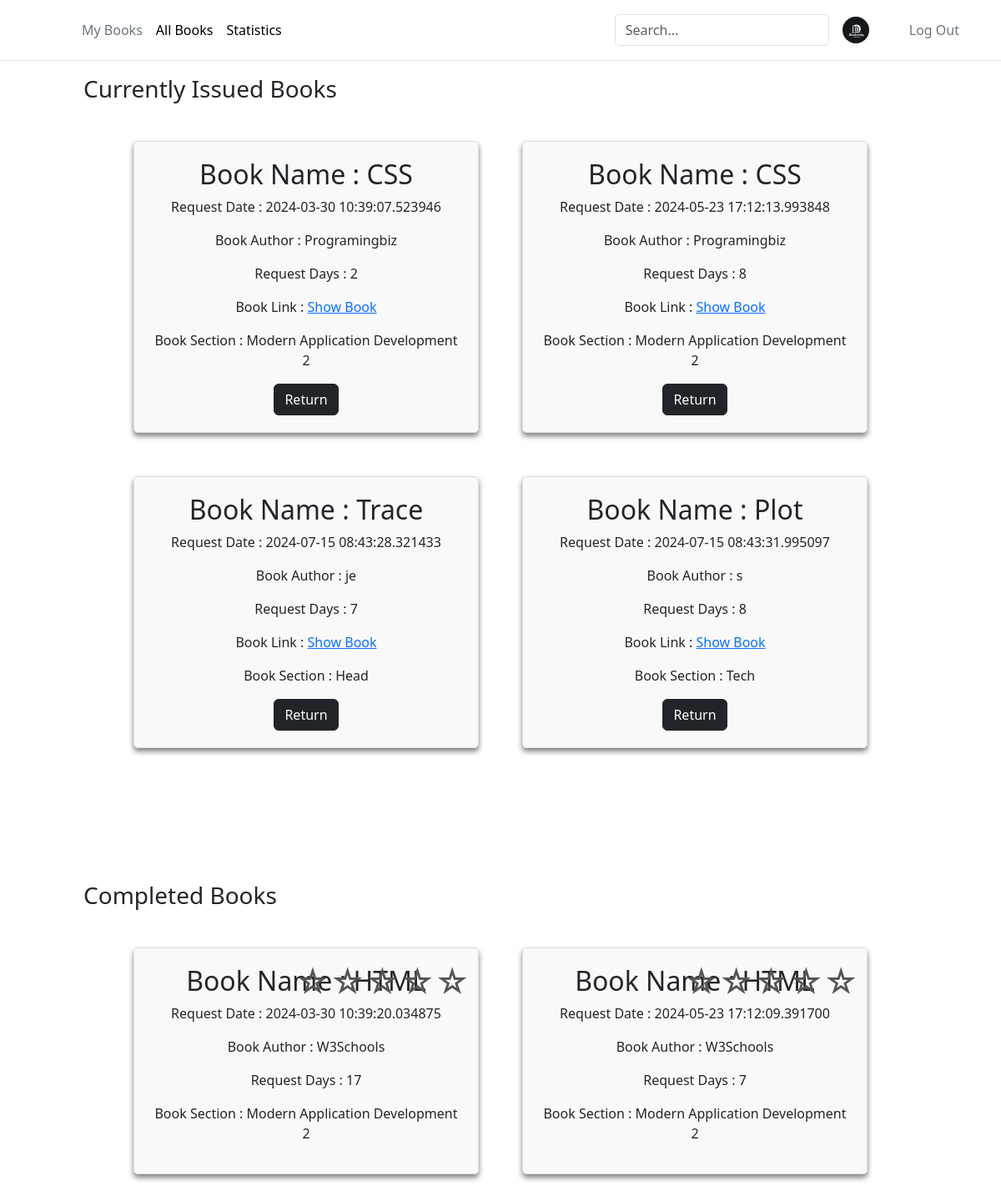
Page /myBooks (signed in, upper part) on the earlier database version.
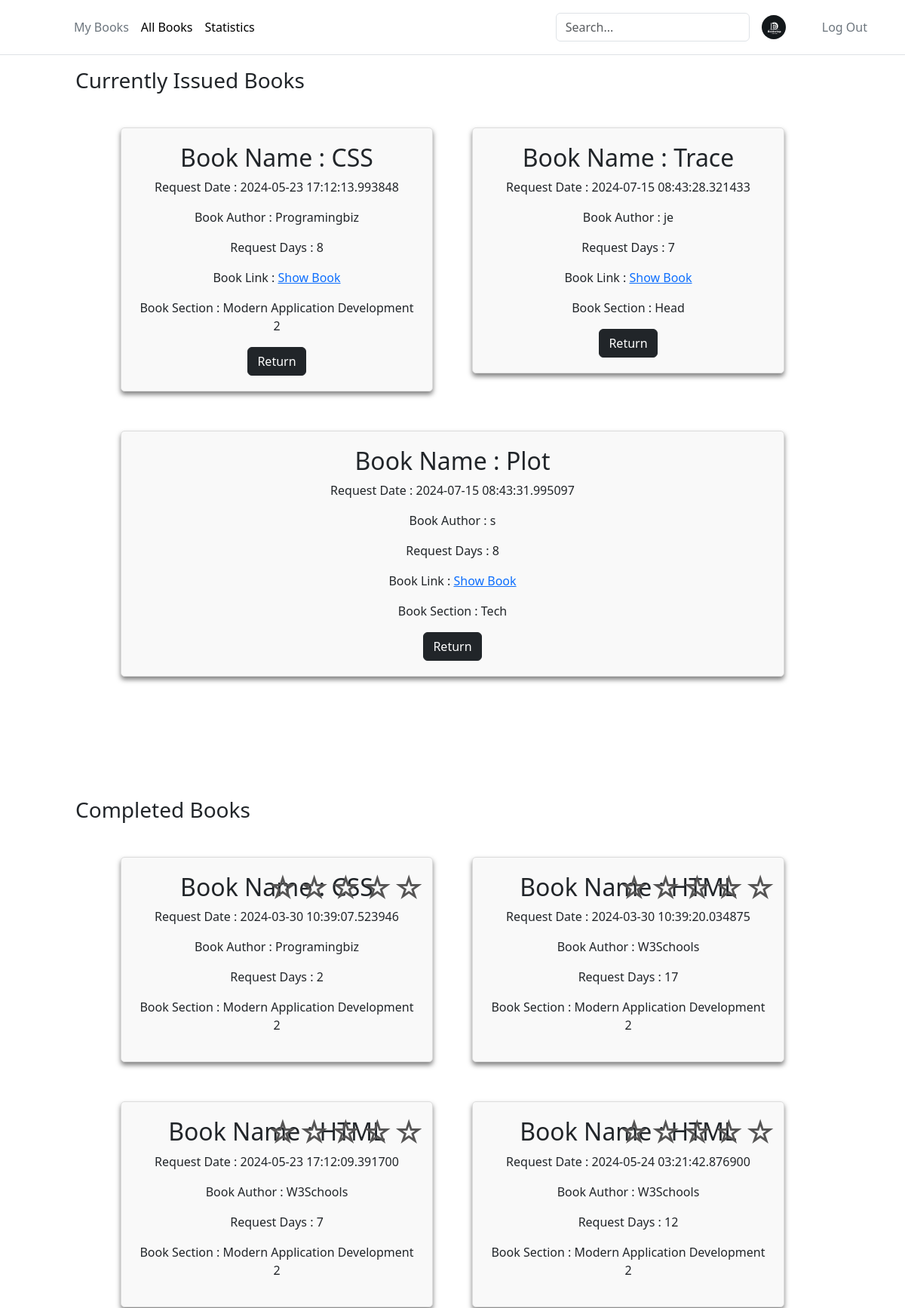
Same page on the later database version.
### app.py (models this page shows)
class BookIssue(db.Model):
    __tablename__ = 'BookIssue'
    IssueId = db.Column(db.Integer, autoincrement=True, primary_key=True)
    UserId = db.Column(db.Integer, db.ForeignKey(User.UserId), nullable=False)
    BookId = db.Column(db.Integer, db.ForeignKey(Books.BookId), nullable=False)
    SectionId = db.Column(db.Integer, db.ForeignKey(Section.SectionId), nullable=False)
    RequestDate = db.Column(db.DateTime, nullable=False, default=datetime.datetime.utcnow)
    Days = db.Column(db.Integer, nullable=False)
    IssueDate = db.Column(db.String)
    IssueStatus = db.Column(db.String, nullable=False)
    LastIssueStatusDate = db.Column(db.String)

### app.py (the view, shortened to what this page needs)
@app.route("/myBooks", methods=["GET","POST"])
def myBooks():
    if 'user_id' not in session:
        return redirect(url_for('userLogin'))
    BookIssueMergeTable = BookIssueMerge.query.filter(
        BookIssueMerge.UserId == session['user_id'],
        BookIssueMerge.Section_Title.isnot(None),
        BookIssueMerge.Author.isnot(None),
        BookIssueMerge.Book_Title.isnot(None),
        BookIssueMerge.IssueStatus == "requested",
        BookIssueMerge.UserName.isnot(None)).all()
    ApprovedBookIssueMergeTable = BookIssueMerge.query.filter(
        BookIssueMerge.UserId == session['user_id'],
        BookIssueMerge.Section_Title.isnot(None),
        BookIssueMerge.Author.isnot(None),
        BookIssueMerge.Book_Title.isnot(None),
        BookIssueMerge.IssueStatus == "Approved",
        BookIssueMerge.UserName.isnot(None)).all()
    RejectedBookIssueMergeTable = BookIssueMerge.query.filter(
        BookIssueMerge.UserId == session['user_id'],
        BookIssueMerge.Section_Title.isnot(None),
        BookIssueMerge.Author.isnot(None),
        BookIssueMerge.Book_Title.isnot(None),
        BookIssueMerge.IssueStatus == "Rejected",
        BookIssueMerge.UserName.isnot(None)).all()
    ExpiredBookIssueMergeTable = BookIssueMerge.query.filter(
        BookIssueMerge.UserId == session['user_id'],
        BookIssueMerge.Section_Title.isnot(None),
        BookIssueMerge.Author.isnot(None),
        BookIssueMerge.Book_Title.isnot(None),
        BookIssueMerge.IssueStatus == "Expired",
        BookIssueMerge.UserName.isnot(None)).all()
    return render_template("myBooks.html", approvedBooks = ApprovedBookIssueMergeTable, rejectedBooks = RejectedBookIssueMergeTable, issueBooks = BookIssueMergeTable,
    expiredBooks = ExpiredBookIssueMergeTable)

### app/templates/myBooks.html (shortened to what this page needs)
<!DOCTYPE html>
<html lang="en">
  <head>
    <link rel="stylesheet" href="/static/add-section.css" />
    {% include 'bootstrap.html' %}
  </head>
  <body>
    <div>
      {% include 'header.html' %}
      <div>
        <h3 class="firstHeading">Currently Issued Books</h3>
        <div class="main-container">
          {% for book in approvedBooks %}
          <div class="section-container" id="1">
            <h2>Book Name : {{book.Book_Title}}</h2>
            <p>Request Date : {{book.RequestDate}}</p>
            <p>Book Author : {{book.Author}}</p>
            <p>Request Days : {{book.Days}}</p>
            <p>
              Book Link :
              <a href="{{ url_for('download_book', filename=book.Book_Link) }}"
                >Show Book</a
              >
            </p>
            <div>
              <p>Book Section : {{book.Section_Title}}</p>
            </div>
            <form action="/myBooks" method="post" style="display: inline">
              <button type="submit" class="btn btn-dark">Return</button>
            </form>
          </div>
          {% endfor %}
        </div>
        <h3>Completed Books</h3>
        <div class="main-container">
          {% for book in expiredBooks %}
          <div class="section-container" id="book_{{book.BookId}}">
            <div class="rating-container">
              <form
                id="ratingForm_{{book.BookId}}"
                action="/submit_rating"
                method="POST"
              >
                <div class="rating">
                  <label for="star5_{{book.BookId}}" title="5 stars">☆</label>
                  <label for="star4_{{book.BookId}}" title="4 stars">☆</label>
                  <label for="star3_{{book.BookId}}" title="3 stars">☆</label>
                  <label for="star2_{{book.BookId}}" title="2 stars">☆</label>
                  <label for="star1_{{book.BookId}}" title="1 star">☆</label>
                </div>
              </form>
            </div>
            <h2>Book Name : {{book.Book_Title}}</h2>
            <p>Request Date : {{book.RequestDate}}</p>
            <p>Book Author : {{book.Author}}</p>
            <p>Request Days : {{book.Days}}</p>
            <div>
              <p>Book Section : {{book.Section_Title}}</p>
            </div>
          </div>
          {% endfor %}
        </div>
      </div>
    </div>
  </body>
</html>

### app/templates/bootstrap.html (shortened to what this page needs)
<link
  href="https://cdn.jsdelivr.net/npm/bootstrap@5.3.2/dist/css/bootstrap.min.css"
  rel="stylesheet"
/>

### app/templates/header.html (shortened to what this page needs)
<header class="p-3 mb-1 border-bottom">
  <div class="container">
    <div
      class="d-flex flex-wrap align-items-center justify-content-center justify-content-lg-start"
    >
      <a
        href="/"
        class="d-flex align-items-center mb-2 mb-lg-0 link-body-emphasis text-decoration-none"
      >
        <svg
          class="bi me-2"
          width="40"
          height="32"
          role="img"
          aria-label="Bootstrap"
        >
          <use xlink:href="#bootstrap" />
        </svg>
      </a>
      <ul
        class="nav col-12 col-lg-auto me-lg-auto mb-2 justify-content-center mb-md-0"
      >
        <li>
          <a href="/myBooks" class="nav-link px-2 link-secondary">My Books</a>
        </li>
        <li>
          <a href="/allBooks" class="nav-link px-2 link-body-emphasis"
            >All Books</a
          >
        </li>
        <li>
          <a href="/userStats" class="nav-link px-2 link-body-emphasis"
            >Statistics</a
          >
        </li>
      </ul>
      <form class="col-12 col-lg-auto mb-3 mb-lg-0 me-lg-3" role="search">
        <input
          type="search"
          class="form-control"
          placeholder="Search..."
          aria-label="Search"
          id="searchInput"
        />
      </form>
      <a href="/profile">
        <img
          src="/static/logo.jpg"
          alt="mdo"
          width="32"
          height="32"
          class="rounded-circle"
        />
      </a>
      <ul class="nav" style="margin-left: 40px">
        <li>
          <a href="/logout" class="nav-link px-2 link-secondary">Log Out</a>
        </li>
      </ul>
    </div>
  </div>
</header>

### app/static/add-section.css (style rules this page uses)
body { background-color: #2d2a2e; margin: 0; }
.main-container { display: flex; flex-wrap: wrap; padding: 130px; align-items: flex-start; gap: 2em; margin: 20px; }
.section-container { background-color: rgba(255, 255, 255, 0.1); backdrop-filter: blur(10px); border-radius: 10px; padding: 20px 20px; box-shadow: 0 4px 6px rgba(0, 0, 0, 0.5); text-align: center; width: 20%; flex-grow: 1; }
.firstHeading { padding-top: 90px; padding-left: 100px; margin-bottom: -115px !important; }
h3 { padding-left: 100px; margin-bottom: -115px !important; }
header { position: fixed; top: 0; left: 0; width: 100%; background-color: rgba(255, 255, 255, 0.9); z-index: 2; }
input, textarea { width: 100%; padding: 8px; border-radius: 4px; border: solid 1px #0d6efd; color: #000; }
input, textarea { margin-bottom: 20px; }
.main-container { display: flex; flex-wrap: wrap; }
.section-container { position: relative; width: 300px; padding: 20px; margin: 10px; border: 1px solid #ddd; border-radius: 5px; background-color: #f9f9f9; }
.rating-container { position: absolute; top: 10px; right: 10px; }
.rating { display: flex; justify-content: flex-end; direction: rtl; unicode-bidi: bidi-override; }
.rating label { font-size: 2.5rem; color: #555454; cursor: pointer; }

Differences in the rows shown:
changed BookIssue (number 4 of 7 on the later page): moves from the list under "Currently Issued Books" to the list under "Completed Books"
now on this page (row unchanged): BookIssue: Book_Title "HTML", RequestDate "2024-05-24 03:21:42.876900", Author "W3Schools", Days "12", Section_Title "Modern Application Development 2", shown under "Completed Books"
